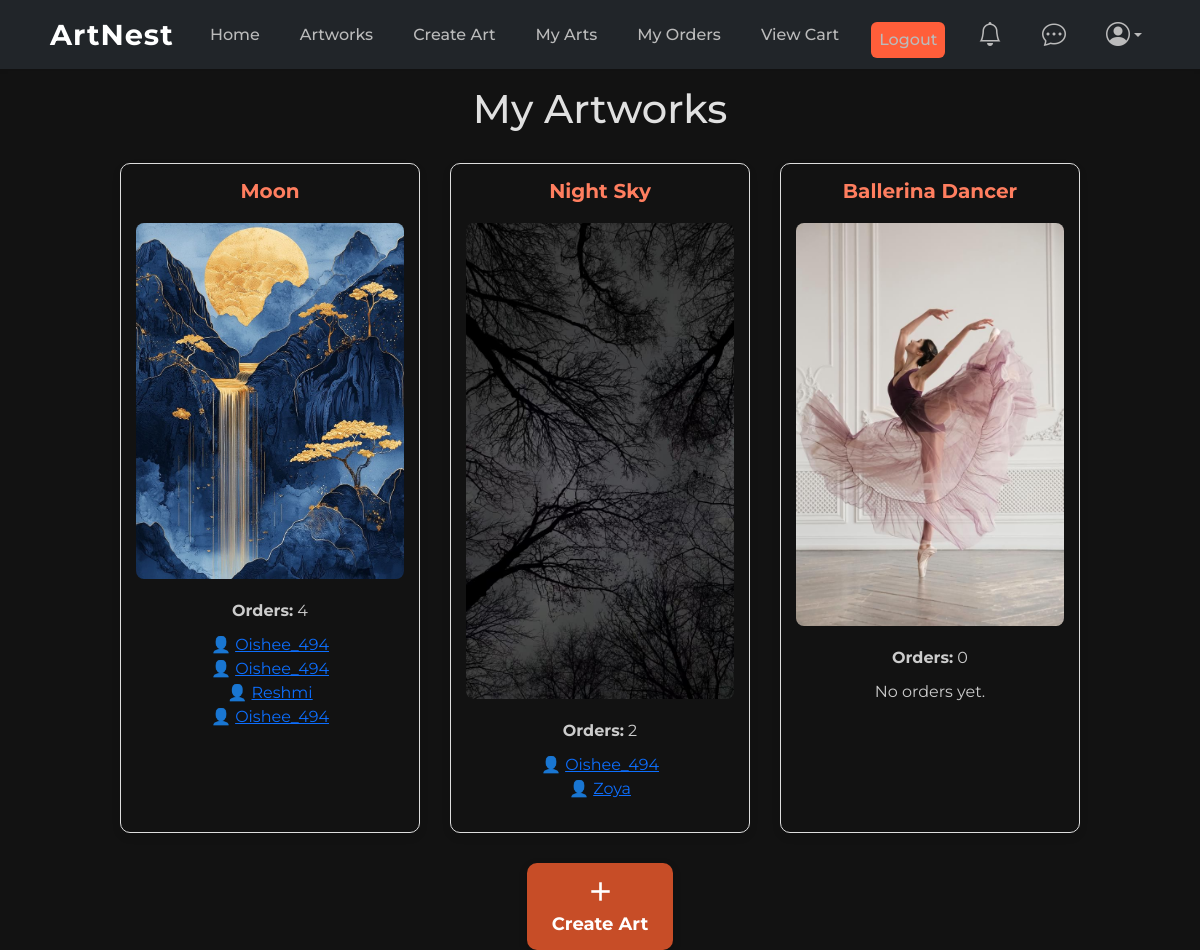
The page /my-arts/ (signed in) on the database as committed earlier.
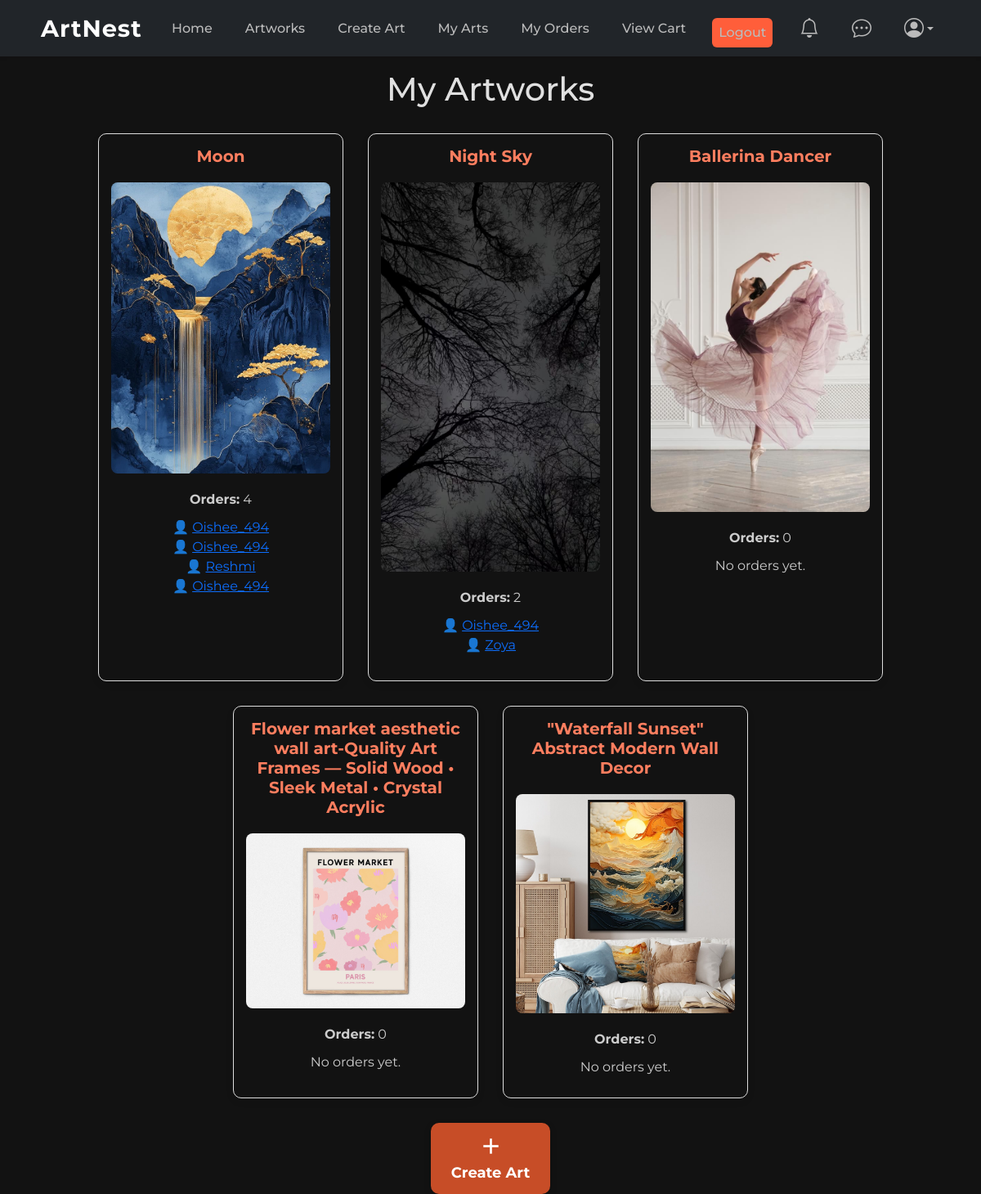
The same page on the database as committed later.
### artworks/models.py (models this page shows, shortened)
class Artwork(models.Model):
    title = models.CharField(max_length=255)
    description = models.TextField()
    artist = models.ForeignKey(settings.AUTH_USER_MODEL, on_delete=models.CASCADE)
    price = models.DecimalField(max_digits=10, decimal_places=2)
    image = models.ImageField(upload_to='artwork/')
    category = models.CharField(max_length=50, choices=CATEGORY_CHOICES)
    art_type = models.CharField(max_length=20, choices=ART_TYPE_CHOICES, default='traditional')
    created_at = models.DateTimeField(auto_now_add=True)
    is_available = models.BooleanField(default=True)
    is_approved = models.BooleanField(default=False)
    views = models.PositiveIntegerField(default=0)  # Track popularity
    categories = models.ManyToManyField(Category)
    art_type = models.CharField(max_length=30, choices=ART_TYPE_CHOICES)
    size = models.CharField(max_length=20, choices=SIZE_CHOICES, blank=True, null=True)
    custom_size = models.CharField(max_length=100, blank=True, null=True)
    frame = models.CharField(max_length=20, choices=FRAME_CHOICES, default='none')

### orders/models.py (models this page shows, shortened)
class Order(models.Model):
    user = models.ForeignKey(settings.AUTH_USER_MODEL, on_delete=models.CASCADE)
    artwork = models.ForeignKey(Artwork, on_delete=models.CASCADE)
    quantity = models.PositiveIntegerField()
    total_price = models.DecimalField(max_digits=10, decimal_places=2)
    status = models.CharField(max_length=50, choices=[('pending', 'Pending'), ('completed', 'Completed'), ('cancelled', 'Cancelled')], default='pending')
    created_at = models.DateTimeField(auto_now_add=True)
    is_paid = models.BooleanField(default=False)
    delivery_name = models.CharField(max_length=100, blank=True)
    delivery_phone = models.CharField(max_length=20, blank=True)
    delivery_address = models.TextField(blank=True)
    is_refunded = models.BooleanField(default=False) # eta diye refund request krse kina check hy but refund approved kina etar jnne na
    refund_amount = models.DecimalField(max_digits=10, decimal_places=2, null=True, blank=True)
    refund_reason = models.TextField(null=True, blank=True)
    requested_at = models.DateTimeField(auto_now_add=True)
    REFUND_CHOICES = [
        ('pending', 'Pending'),
        ('approved', 'Approved'),
        ('rejected', 'Rejected'),
    ]
    refund_status = models.CharField(max_length=10, choices=REFUND_CHOICES, default='pending')

### users/models.py (models this page shows)
class User(AbstractUser):
    ROLE_CHOICES = (
        ('buyer', 'Buyer'),
        ('seller', 'Seller'),
        ('staff', 'Staff'),
    )
    full_name = models.CharField(max_length=100)
    role = models.CharField(max_length=10, choices=ROLE_CHOICES)

### artworks/views.py (the view)
# urls.py: path('my-arts/', views.my_artworks, name='my_artworks'),
@login_required
def my_artworks(request):
    artworks = Artwork.objects.filter(artist=request.user)
    artworks_with_orders = []
    for artwork in artworks:
        orders = Order.objects.filter(artwork=artwork)
        artworks_with_orders.append({
            'artwork': artwork,
            'orders': orders
        })
    return render(request, 'artworks/my_artworks.html', {
        'artworks_with_orders': artworks_with_orders
    })

### messaging/context_processors.py (called while the page is built)
def unread_message_count(request):
    if request.user.is_authenticated:
        count = Message.objects.filter(receiver=request.user, is_read=False).count()
        return {'unread_message_count': count}
    return {}

### notifications/context_processors.py (called while the page is built)
def unread_notifications(request):
    if request.user.is_authenticated:
        count = request.user.notifications.filter(unread=True).count()
        return {'unread_notification_count': count}
    return {}

### users/templatetags/user_tags.py (called while the page is built)
@register.simple_tag
def get_admin_user():
    User = get_user_model()
    return User.objects.filter(is_superuser=True).first()

### templates/artworks/my_artworks.html
{% extends 'base.html' %}
{% block content %}
  <h1 style="text-align: center; margin-bottom: 30px;">My Artworks</h1>
  {% if artworks_with_orders %}
    <div style="display: flex; flex-wrap: wrap; justify-content: center; gap: 30px;">
      {% for item in artworks_with_orders %}
        <div style="width: 300px; border: 1px solid #ddd; border-radius: 10px; box-shadow: 0 4px 8px rgba(0,0,0,0.1); padding: 15px; text-align: center;">
          <h2 style="font-size: 20px; margin-bottom: 10px;">{{ item.artwork.title }}</h2>
          <img src="{{ item.artwork.image.url }}" alt="{{ item.artwork.title }}" style="width: 100%; height: auto; border-radius: 8px; margin-bottom: 10px;" oncontextmenu="return false"  draggable="false">
          <p><strong>Orders:</strong> {{ item.orders.count }}</p>
          {% if item.orders %}
            <ul style="list-style: none; padding-left: 0;">
              {% for order in item.orders %}
                 <li>👤 <a href="{% url 'view_profile' order.user.username %}">{{ order.user.username }}</a></li>
              {% endfor %}
            </ul>
          {% else %}
            <p>No orders yet.</p>
          {% endif %}
        </div>
      {% endfor %}
    </div>
  {% else %}
    <p style="text-align: center;">You have not uploaded any artwork yet.</p>
  {% endif %}
  <div style="text-align: center; margin-top: 30px;">
    <a href="{% url 'artwork_create' %}" style="text-decoration: none; color: inherit;">
      <div style="display: inline-block; padding: 12px 25px; background-color: #c74d27; border-radius: 10px; color: white; font-weight: bold; font-size: 18px; box-shadow: 0 3px 8px rgba(0,0,0,0.2);">
        <span style="font-size: 24px; display: block;">＋</span>
        Create Art
      </div>
    </a>
  </div>
{% endblock %}

### templates/base.html (shortened to what this page needs)
{% load static %}
{% load user_tags %}
<!DOCTYPE html>
<html lang="en">
  <head>
    <link rel="stylesheet" href="{% static 'bootstrap/css/bootstrap.min.css' %}" />
    <link rel="stylesheet" href="{% static 'bootstrap/css/base.css' %}" />
    <link rel="stylesheet" href="https://cdn.jsdelivr.net/npm/bootstrap-icons@1.10.5/font/bootstrap-icons.css" />
  </head>
  <body>
    <nav class="navbar navbar-expand-lg navbar-dark bg-dark shadow-sm">
      <div class="container">
        <a class="navbar-brand" href="{% url 'home' %}">ArtNest</a>
        <div class="collapse navbar-collapse" id="navbarNav">
          <ul class="navbar-nav me-auto">
            <li class="nav-item">
              <a class="nav-link" href="{% url 'home' %}">Home</a>
            </li>
            <li class="nav-item">
              <a class="nav-link" href="{% url 'artwork_list' %}">Artworks</a>
            </li>
            {% if user.is_authenticated %}
              {% if user.role == 'seller' %}
                <li class="nav-item">
                  <a class="nav-link" href="{% url 'artwork_create' %}">Create Art</a>
                </li>
                <li class="nav-item">
                  <a class="nav-link" href="{% url 'my_artworks' %}">My Arts</a>
                </li>
              {% endif %}
              {% if not user.is_superuser and user.role != 'staff' %}
                <li class="nav-item">
                  <a class="nav-link" href="{% url 'order_list' %}">My Orders</a>
                </li>
                <li class="nav-item">
                  <a class="nav-link" href="{% url 'view_cart' %}">View Cart</a>
                </li>
              {% endif %}
              <li class="nav-item">
                <form method="POST" action="{% url 'logout' %}" class="d-flex align-items-center">
                  <button type="submit" class="btn btn-logout nav-link btn btn-link text-white">
                    Logout
                  </button>
                </form>
              </li>
            {% endif %}
          </ul>
          {% if user.is_authenticated %}
            <ul class="navbar-nav ms-auto">
              <li class="nav-item">
                <a class="nav-link position-relative" href="{% url 'my_notifications' %}" title="Notifications">
                  <i class="bi bi-bell" style="font-size: 1.5rem;"></i>
                </a>
              </li>
              <li class="nav-item">
                <a class="nav-link position-relative" href="{% url 'inbox' %}" title="Messages">
                  <i class="bi bi-chat-dots" style="font-size: 1.5rem;"></i>
                </a>
              </li>
              <li class="nav-item dropdown">
                <a class="nav-link dropdown-toggle d-flex align-items-center" href="#" id="navbarDropdown"
                  role="button" data-bs-toggle="dropdown" aria-expanded="false" title="{{ user.username }}">
                  <i class="bi bi-person-circle fs-4"></i>
                </a>
                {% get_admin_user as admin_user %}
              </li>
            </ul>
          {% endif %}
        </div>
      </div>
    </nav>
    <div class="container mt-3">
      {% block content %}{% endblock %}
    </div>
  </body>
</html>

Rows that differ between the two databases and show on the page:
added Artwork: artwork "Flower market aesthetic wall art-Quality Art Frames — Solid Wood • Sleek Metal • Crystal Acrylic", artwork.image (picture), orders.count "0", shows "No orders yet."
added Artwork: artwork "\"Waterfall Sunset\" Abstract Modern Wall Decor", artwork.image (picture), orders.count "0", shows "No orders yet."
